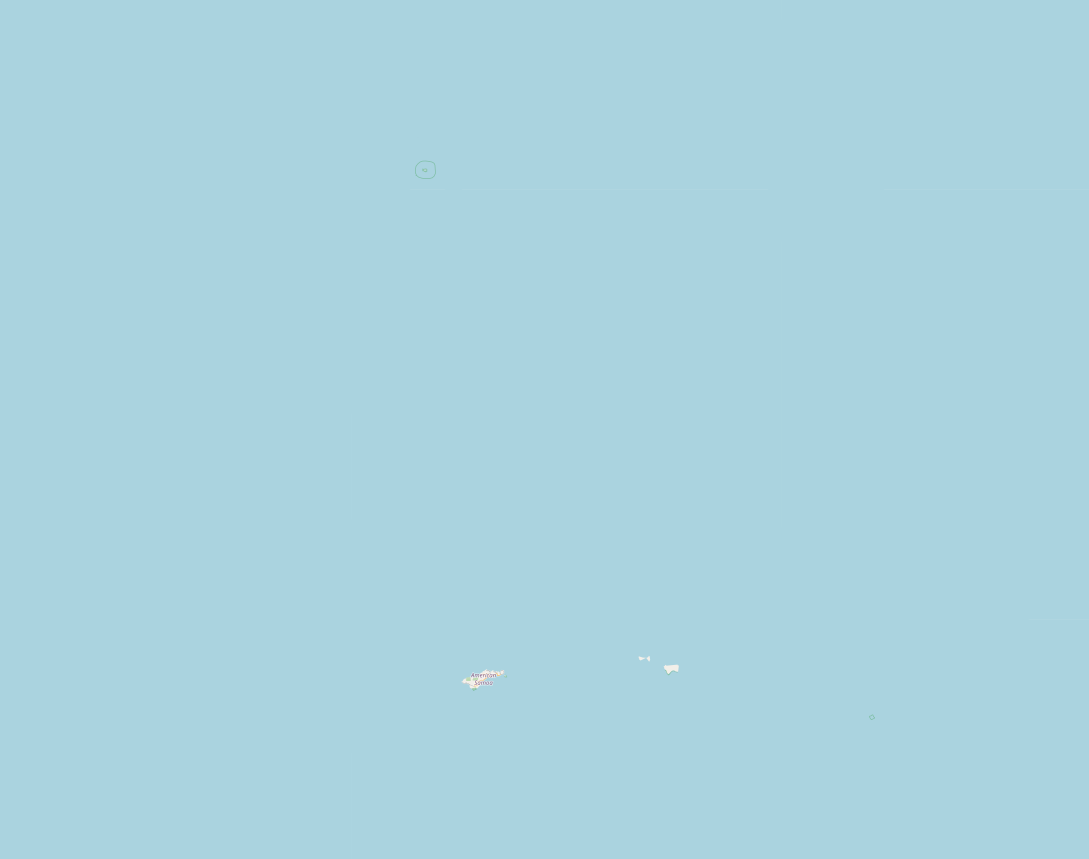
#> input picture osm_maps/american_samoa.png, 2177 x 1718 px (shown at 1/2 size)
$ python -i polygon_from_map.py   (imports and definitions only)
#> lines starting #> are read from the running program, lines starting #| are printed output that depends on the picture; after the words box and inside, x2 and y2 are one past the last pixel; in counts of white or black regions, pixels touching at a corner belong together
import json
import cv2 as cv
import numpy as np
from scipy.interpolate import interp1d
from polygons import correct_rotation_and_scale, resolve_geometry

from matplotlib import pyplot as plt
from matplotlib.patches import Polygon as MatPolygon
from matplotlib.collections import PatchCollection


display_folder = "display/"
collision_folder = "collision/"


class Map:

    def __init__(self, img_path):
#> called with img_path = 'american_samoa.png'
        self.original = cv.imread(img_path)
#> self.original is the input picture: shape (1718, 2177, 3); mean B, G, R 223, 211, 170
        self.size = self.original.shape[:2]
#> self.size = (1718, 2177)
        self.name = img_path.replace('.png', '')
        print(self.name)

        self.contours = self.get_contours()
        self.polygons = self.get_polygons()
        self.corners = self.polygons[0]
        self.polygons = self.polygons[1:]

        self.save_polygons()

    def get_contours(self):
        img = self.original.copy()

        # Removing the sea
        img[np.where((img == [223, 211, 170]).all(axis=2))] = [0, 0, 0]
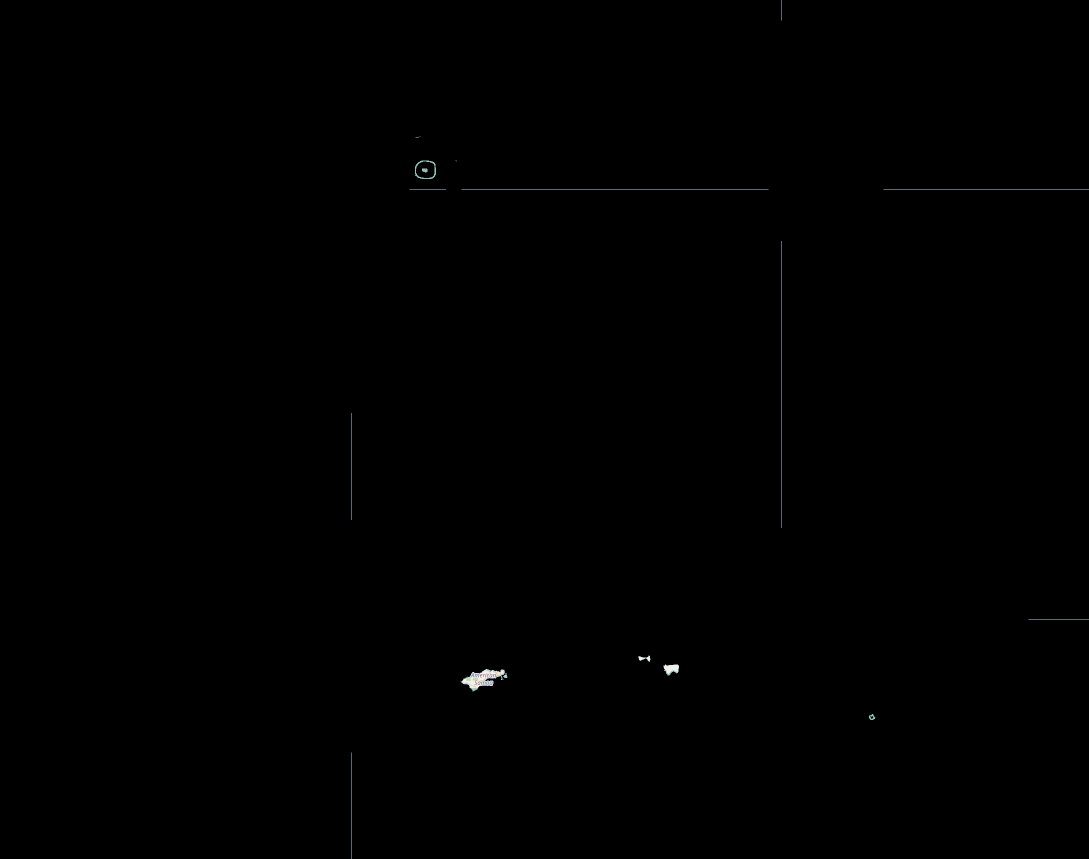
#> img: shape (1718, 2177, 3) (shown at 1/2 size); mean B, G, R 0.3, 0.3, 0.3
        img[np.where((img != [0, 0, 0]).all(axis=2))] = [255, 255, 255]
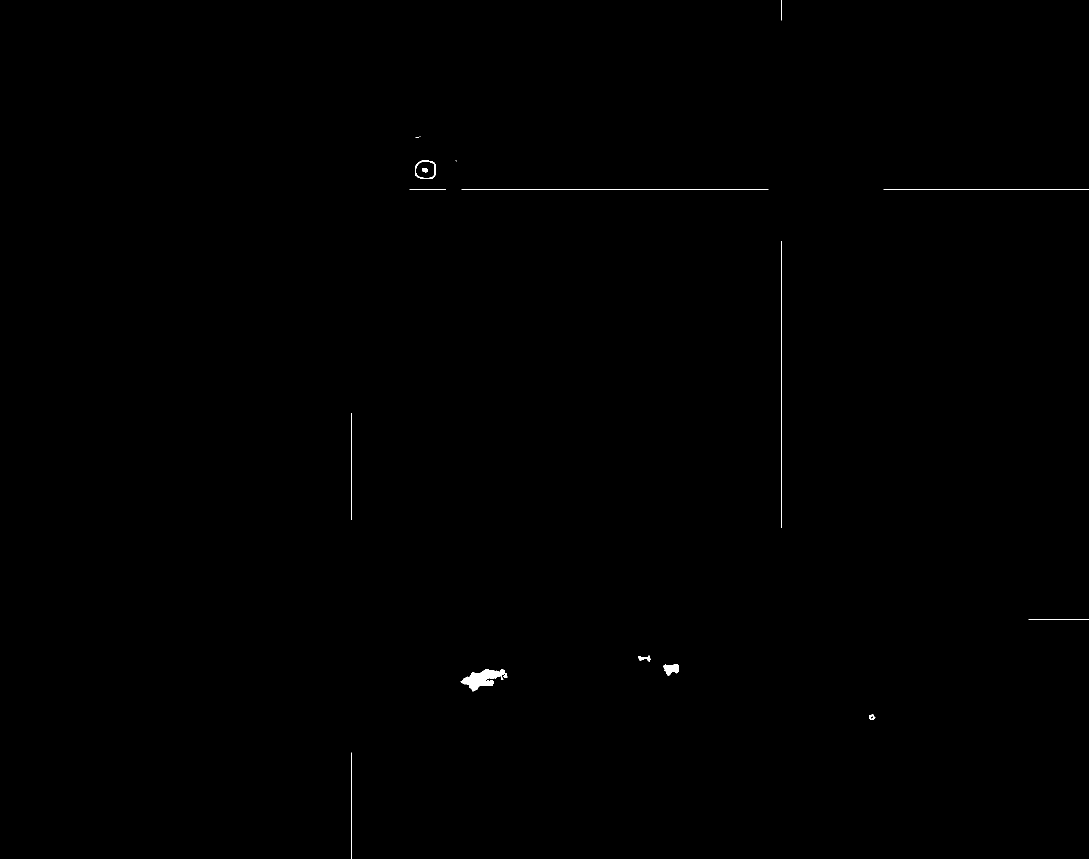
#> img: shape (1718, 2177, 3) (shown at 1/2 size); 0.14% white; 19 white regions (4 under 20 px), largest, box (x1, y1, x2, y2) and area: (921, 1338, 1010, 1383) 1905, (923, 378, 1537, 379) 614, (1562, 482, 1563, 1056) 574

        # Getting the contours
        gray = cv.cvtColor(img, cv.COLOR_BGR2GRAY)
#> gray: shape (1718, 2177); 0.14% white; 19 white regions (4 under 20 px)
        _, thresh = cv.threshold(gray, 127, 255, cv.THRESH_BINARY)
        contours, _ = cv.findContours(thresh, cv.RETR_TREE, cv.CHAIN_APPROX_SIMPLE)
#> contours = 24 contours, 15 with area under 20; largest, box (x1, y1, x2, y2) and area: (921, 1338, 1010, 1383) 1772, (830, 321, 872, 358) 1304, (831, 322, 870, 357) 1089, (1327, 1329, 1358, 1351) 432, (1277, 1311, 1301, 1324) 112

        # Simplify the contours
        for i in range(len(contours)):
            cnt = contours[i]
            epsilon = 0.005 * cv.arcLength(cnt, True)
            contours[i] = cv.approxPolyDP(cnt, epsilon, True)
#> this loop made 24 passes
#> (cnt, epsilon) on passes 1, 4, 10, 11, 12, 13, 14, 15, 19, 20, 21, 23: ([[702, 1505], [702, 1717]], 2.12), ([[1007, 1358]], 0), ([[2057, 1238], [2176, 1238]], 1.19), ([[702, 826], [702, 1039]], 2.13), ([[1562, 482], [1562, 1055]], 5.73), ([[1767, 378], [2176, 378]], 4.09), ([[923, 378], [1536, 378]], 6.13), ([[819, 378], [891, 378]], 0.72), ([[848, 340], [849, 339], [850, 340], [849, 341]], 0.0283), ([[849, 339], [850, 338], [851, 339], [850, 340]], 0.0283), ([[911, 320], [912, 321], [912, 322], [912, 321]], 0.0241), ([[839, 273], [840, 273]], 0.01)
#> epsilon on passes 2, 3, 5, 6, 7, 8: 0.189, 0.115, 0.148, 1.55, 0.0383, 0.499
#> after the loop, contours = 24 contours, 15 with area under 20; largest, box (x1, y1, x2, y2) and area: (921, 1338, 1010, 1383) 1798, (830, 321, 872, 358) 1310, (831, 322, 870, 357) 1093, (1327, 1329, 1358, 1351) 434, (1277, 1311, 1301, 1324) 112

        # Sort them in descending order
        contours = sorted(contours, key=lambda x: cv.contourArea(x), reverse=True)

        big_area = sum([cv.contourArea(x) for x in contours[:2]]) / 3
#> big_area = 1035.8
        percent = 0.01

        # Remove small contours
        contours = [x for x in contours if cv.contourArea(x) > percent * big_area]
#> contours = 9 contours; largest, box (x1, y1, x2, y2) and area: (921, 1338, 1010, 1383) 1798, (830, 321, 872, 358) 1310, (831, 322, 870, 357) 1093, (1327, 1329, 1358, 1351) 434, (1277, 1311, 1301, 1324) 112
#> in __init__, `self.contours = self.get_contours()`: self.contours has the same summary as contours in get_contours
        return contours

    def get_polygons(self):
        poly = [a.tolist() for a in self.contours]
#> poly = 9 items

        for i in range(len(poly)):
            for j in range(len(poly[i])):
                poly[i][j] = poly[i][j][0]
#> this loop made 9 passes

        # poly is now a list of polygons
        # adding at the beginning the four corners of the image to form the collision shape
        poly = [[[0, 0], [0, self.size[0]], [self.size[1], self.size[0]], [self.size[1], 0]]] + poly
#> poly = 10 items

        # Mapping values based on maps_coordinates.json
#> (the run stopped early here; a loop or call above may not have finished)
